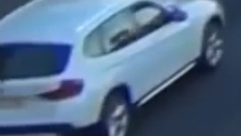
#> input picture car3.png, 241 x 136 px
$ jupyter execute --allow-errors loading_model.ipynb   (older library calls are emulated)
#> lines starting #> are read from the running program, lines starting #| are printed output that depends on the picture
[cell 1]
import glob
import cv2
import skimage

import skimage.io as io
import numpy as np
import commonfunctions as cf
from skimage.feature import hog
from sklearn.model_selection import train_test_split, cross_val_score
from sklearn import svm
import matplotlib.pyplot as plt
from skimage.transform import rescale, resize, downscale_local_mean
from sklearn import metrics
import pickle

#> (a cell that did not finish here is left out)

[cell 3]
def extract_hog(images):
    images_hog_features = []
    for image in images:
        hog_features= hog(image, orientations=9, pixels_per_cell=(8, 8), cells_per_block=(3, 3), block_norm='L2-Hys', visualize=False, transform_sqrt=False, feature_vector=True, multichannel=None)
        images_hog_features.append(hog_features)
    return images_hog_features

[cell 4]
img_original=io.imread('car3.png')
#> img_original is the input picture: shape (136, 241, 4); mean R, G, B, A 85.7, 110.2, 138.7, 255
# img_original = cv2.imread('modeltest1.png', -1)
# img = cv2.cvtColor(img_original, cv2.COLOR_BGR2RGB)
img_original = resize(img_original,
                     (64, 64),
                    anti_aliasing=True)
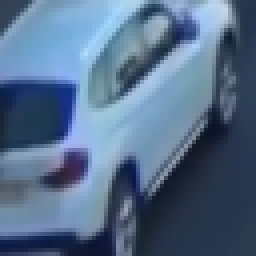
#> img_original: shape (64, 64, 4) float64 (shown 4 times larger); mean R, G, B, A 0.336, 0.432, 0.544, 1
print(img_original.shape)
#| (64, 64, 4)
# io.imshow(img)
# print(img.shape)

[cell 5]
# [5 lines of commented-out code are left out]
hog_features,hog_img= hog(img_original, orientations=9,
 pixels_per_cell=(8, 8),
  cells_per_block=(3, 3), block_norm='L2-Hys',
  visualize=True, transform_sqrt=False,
   feature_vector=True, multichannel=True)
#> hog_features = 2916 values, max 0.538 at index 2836, min 0 at index 5, mean 0.0654
#print(hog_features)
io.imshow(hog_img)
print(hog_features.shape)
#| (2916,)
#imgList=extract_hog(np.array(lis))
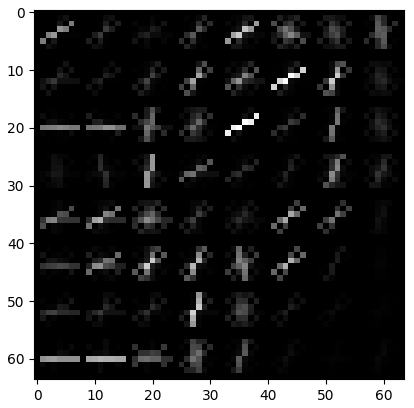
#> figure drawn by matplotlib, 1 panel

[cell 6]
io.imshow(img_original)

[cell 7]
X_test=[]
X_test.append(hog_features)
# Y_test=[True]
# result = loaded_model.score(X_test, Y_test)

#> (a cell that did not finish here is left out)

[cell 9]
img_original=io.imread('car3.png')

n=np.array(img_original)
print(n.shape)
#| (136, 241, 4)
io.imshow(n[20:136,:,:])
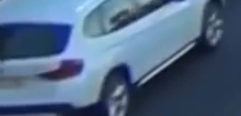
#> shown: shape (116, 241, 4); mean R, G, B, A 80.9, 103.9, 132, 255

$ run again, with modeltest1.png copied over car3.png
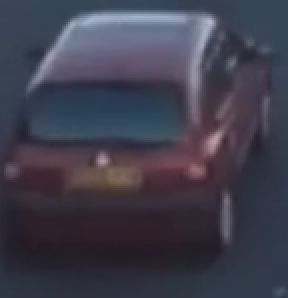
#> input picture modeltest1.png, 144 x 149 px (shown 2 times larger)
#> img_original is the input picture: shape (149, 144, 4); mean R, G, B, A 63.5, 62.4, 76.9, 255
#> img_original: shape (64, 64, 4) float64
#| (64, 64, 4)
#> hog_features = 2916 values, max 0.348 at index 2596, min 0 at index 24, mean 0.0646
#| (2916,)
#> `[cell 5] # lis=[] # lis.append(img) # print(img.shape) #img_gray=cv2.c..`:
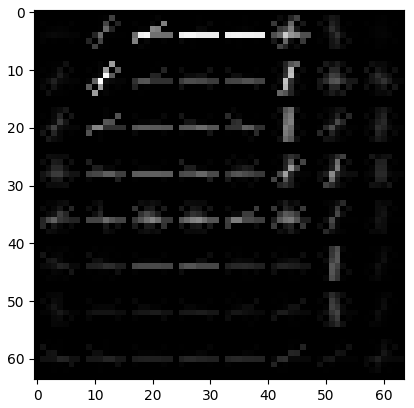
#> figure drawn by matplotlib, 1 panel
#| (149, 144, 4)
#> `[cell 9] img_original=io.imread('car3.png')  n=np.array(img_original) ..`:
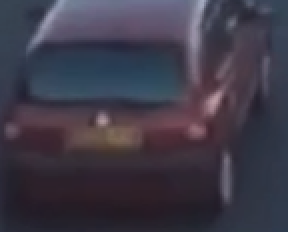
#> shown: shape (116, 144, 4) (shown 2 times larger); mean R, G, B, A 62.5, 58.4, 72.3, 255

$ run again, with car10.png copied over car3.png
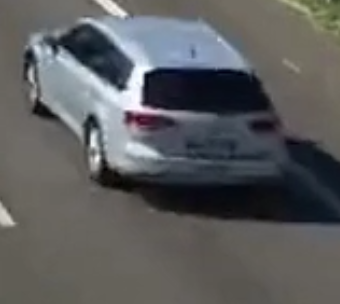
#> input picture car10.png, 340 x 304 px
#> img_original is the input picture: shape (304, 340, 4); mean R, G, B, A 92, 92.9, 93.6, 255
#> `img_original = resize(img_original, (64, 64), anti_aliasing=True)`:
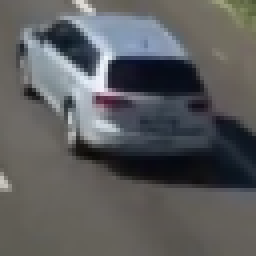
#> img_original: shape (64, 64, 4) float64 (shown 4 times larger); mean R, G, B, A 0.361, 0.364, 0.367, 1
#| (64, 64, 4)
#> hog_features = 2916 values, max 0.459 at index 2839, min 0 at index 26, mean 0.0671
#| (2916,)
#| (304, 340, 4)
#> `[cell 9] img_original=io.imread('car3.png')  n=np.array(img_original) ..`:
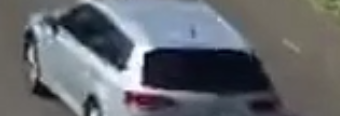
#> shown: shape (116, 340, 4); mean R, G, B, A 101.7, 104.9, 110.4, 255

$ run again, with car4.png copied over car3.png
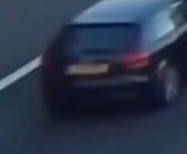
#> input picture car4.png, 187 x 154 px
#> img_original is the input picture: shape (154, 187, 4); mean R, G, B, A 44.8, 55.8, 75.6, 255
#> `img_original = resize(img_original, (64, 64), anti_aliasing=True)`:
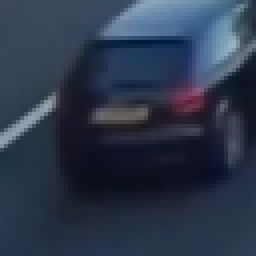
#> img_original: shape (64, 64, 4) float64 (shown 4 times larger); mean R, G, B, A 0.176, 0.219, 0.296, 1
#| (64, 64, 4)
#> hog_features = 2916 values, max 0.452 at index 1946, min 0 at index 24, mean 0.0655
#| (2916,)
#| (154, 187, 4)
#> `[cell 9] img_original=io.imread('car3.png')  n=np.array(img_original) ..`:
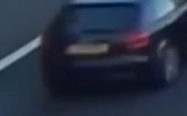
#> shown: shape (116, 187, 4); mean R, G, B, A 40.6, 49.1, 67.9, 255
